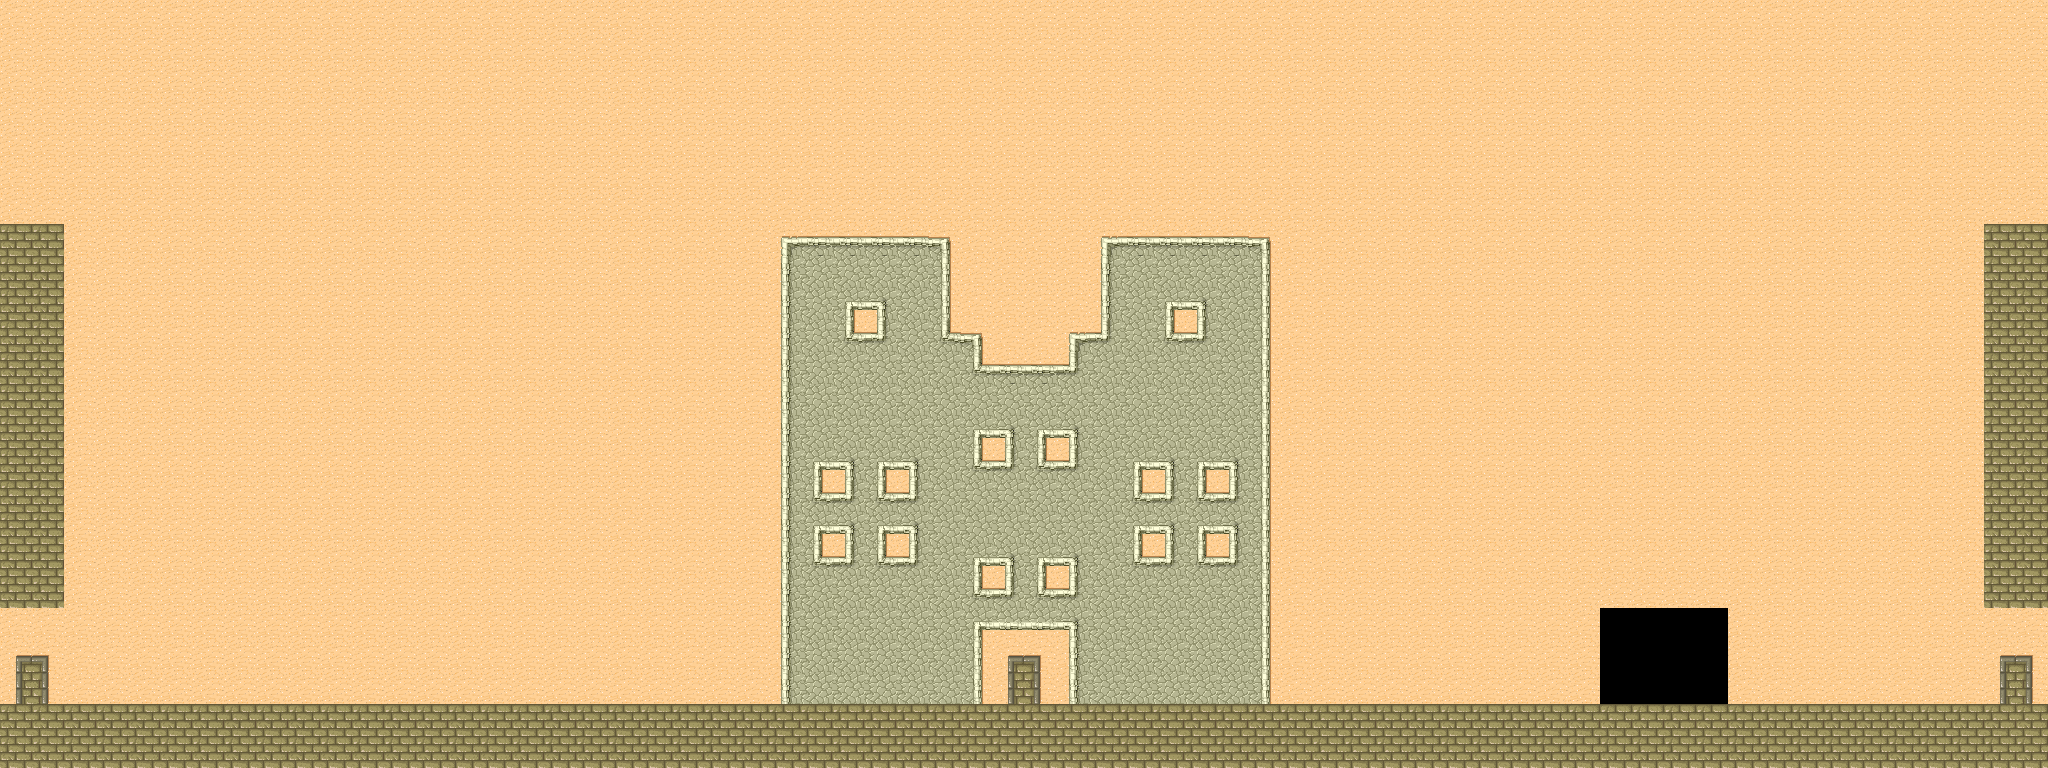

This is a level from a 2D game, rendered from its Tiled map with the project's own tilesets. A one-line summary and the map file follow, with tile-layer data summarised:
An orthogonal 64x24 tile map with 32x32 px tiles, 1 tile layer (Map), 2 hidden layers not drawn, 3 tilesets and 44 objects (5x Player, 2x Manta, SwordKnight, Cucafera, Ninfa, ...).

<map version="1.10" tiledversion="1.12.1" orientation="orthogonal" renderorder="right-down" width="64" height="24" tilewidth="32" tileheight="32" infinite="0" nextlayerid="19" nextobjectid="57">
 <properties>
  <property name="Ground" type="bool" value="true" />
  <property name="Navigation" type="bool" value="true" />
 </properties>
 <tileset firstgid="1" name="tmw_desert_spacing" tilewidth="32" tileheight="32" spacing="1" margin="1" tilecount="48" columns="8">
  <image source="tmw_desert_spacing.png" width="265" height="199" />
  <wangsets>
   <wangset name="Brick" type="corner" tile="9">
    <wangcolor name="" color="#ff0000" tile="-1" probability="1" />
    <wangtile tileid="0" wangid="0,0,0,1,0,0,0,0" />
    <wangtile tileid="1" wangid="0,0,0,1,0,1,0,0" />
    <wangtile tileid="2" wangid="0,0,0,0,0,1,0,0" />
    <wangtile tileid="8" wangid="0,1,0,1,0,0,0,0" />
    <wangtile tileid="9" wangid="0,1,0,1,0,1,0,1" />
    <wangtile tileid="10" wangid="0,0,0,0,0,1,0,1" />
    <wangtile tileid="16" wangid="0,1,0,0,0,0,0,0" />
    <wangtile tileid="17" wangid="0,1,0,0,0,0,0,1" />
    <wangtile tileid="18" wangid="0,0,0,0,0,0,0,1" />
    <wangtile tileid="19" wangid="0,1,0,0,0,1,0,1" />
    <wangtile tileid="20" wangid="0,1,0,1,0,0,0,1" />
    <wangtile tileid="27" wangid="0,0,0,1,0,1,0,1" />
    <wangtile tileid="28" wangid="0,1,0,1,0,1,0,0" />
   </wangset>
   <wangset name="Marble" type="corner" tile="33">
    <wangcolor name="" color="#ff0000" tile="-1" probability="1" />
    <wangtile tileid="24" wangid="0,0,0,1,0,0,0,0" />
    <wangtile tileid="25" wangid="0,0,0,1,0,1,0,0" />
    <wangtile tileid="26" wangid="0,0,0,0,0,1,0,0" />
    <wangtile tileid="32" wangid="0,1,0,1,0,0,0,0" />
    <wangtile tileid="33" wangid="0,1,0,1,0,1,0,1" />
    <wangtile tileid="34" wangid="0,0,0,0,0,1,0,1" />
    <wangtile tileid="35" wangid="0,1,0,0,0,1,0,1" />
    <wangtile tileid="36" wangid="0,1,0,1,0,0,0,1" />
    <wangtile tileid="40" wangid="0,1,0,0,0,0,0,0" />
    <wangtile tileid="41" wangid="0,1,0,0,0,0,0,1" />
    <wangtile tileid="42" wangid="0,0,0,0,0,0,0,1" />
    <wangtile tileid="43" wangid="0,0,0,1,0,1,0,1" />
    <wangtile tileid="44" wangid="0,1,0,1,0,1,0,0" />
   </wangset>
   <wangset name="Sand" type="corner" tile="14">
    <wangcolor name="" color="#ff0000" tile="29" probability="1" />
    <wangtile tileid="3" wangid="0,1,0,0,0,1,0,1" />
    <wangtile tileid="4" wangid="0,1,0,1,0,0,0,1" />
    <wangtile tileid="5" wangid="0,0,0,1,0,0,0,0" />
    <wangtile tileid="6" wangid="0,0,0,1,0,1,0,0" />
    <wangtile tileid="7" wangid="0,0,0,0,0,1,0,0" />
    <wangtile tileid="11" wangid="0,0,0,1,0,1,0,1" />
    <wangtile tileid="12" wangid="0,1,0,1,0,1,0,0" />
    <wangtile tileid="13" wangid="0,1,0,1,0,0,0,0" />
    <wangtile tileid="14" wangid="0,1,0,1,0,1,0,1" />
    <wangtile tileid="15" wangid="0,0,0,0,0,1,0,1" />
    <wangtile tileid="21" wangid="0,1,0,0,0,0,0,0" />
    <wangtile tileid="22" wangid="0,1,0,0,0,0,0,1" />
    <wangtile tileid="23" wangid="0,0,0,0,0,0,0,1" />
   </wangset>
  </wangsets>
 </tileset>
 <tileset firstgid="49" name="MapMetadata" tilewidth="32" tileheight="32" spacing="1" margin="1" tilecount="2" columns="2">
  <image source="Pathfinding/MapMetadata.png" width="67" height="34" />
  <tile id="0">
   <properties>
    <property name="Ground" value="" />
   </properties>
  </tile>
 </tileset>
 <tileset firstgid="51" name="Pueblerino_Cerdo" tilewidth="256" tileheight="256" tilecount="0" columns="1">
  <image source="../Textures/NPCs/Pueblerino_Cerdo.png" trans="ffffff" width="256" height="256" />
 </tileset>
 <layer id="1" name="Map" width="64" height="24">
  <properties>
   <property name="Draw" type="bool" value="true" />
  </properties>
  <data>[1536 cells, 1524 non-empty, 17 distinct tile ids]</data>
 </layer>
 <layer id="10" name="GroundNavLayer" width="64" height="24" visible="0">
  <properties>
   <property name="Ground" type="bool" value="true" />
   <property name="Navigation" type="bool" value="true" />
  </properties>
  <data>[1536 cells, 324 non-empty, 1 distinct tile ids]</data>
 </layer>
 <layer id="14" name="AirNavLayer" width="64" height="24" visible="0">
  <properties>
   <property name="Air" type="bool" value="true" />
   <property name="Navigation" type="bool" value="true" />
  </properties>
  <data>[1536 cells, 340 non-empty, 1 distinct tile ids]</data>
 </layer>
 <objectgroup id="19" name="NPC">
  <properties>
   <property name="Draw" type="bool" value="true" />
  </properties>
  <object id="56" gid="30" x="1600" y="640" width="32" height="32" />
  <object id="57" gid="30" x="1632" y="640" width="32" height="32" />
  <object id="58" gid="30" x="1664" y="640" width="32" height="32" />
  <object id="59" gid="30" x="1696" y="640" width="32" height="32" />
  <object id="60" gid="30" x="1600" y="672" width="32" height="32" />
  <object id="61" gid="30" x="1632" y="672" width="32" height="32" />
  <object id="62" gid="30" x="1664" y="672" width="32" height="32" />
  <object id="63" gid="30" x="1696" y="672" width="32" height="32" />
  <object id="64" gid="30" x="1600" y="704" width="32" height="32" />
  <object id="65" gid="30" x="1632" y="704" width="32" height="32" />
  <object id="66" gid="30" x="1664" y="704" width="32" height="32" />
  <object id="67" gid="30" x="1696" y="704" width="32" height="32" />
  <object id="68" gid="51" x="1632" y="704" width="47" height="47" />
 </objectgroup>
 <objectgroup id="16" name="Path">
  <properties>
   <property name="Path" type="bool" value="true" />
   <property name="Sensor" type="bool" value="true" />
   <property name="Square" type="bool" value="true" />
  </properties>
  <object id="51" x="-109" y="614" width="28" height="87">
   <properties>
    <property name="TeleportTo" type="file" value="Forest_01.tmx" />
   </properties>
  </object>
 </objectgroup>
 <objectgroup id="13" name="Door">
  <properties>
   <property name="Door" type="bool" value="true" />
   <property name="Sensor" type="bool" value="true" />
   <property name="Square" type="bool" value="true" />
  </properties>
  <object id="28" x="1009" y="654" width="31" height="47.5">
   <properties>
    <property name="TeleportTo" type="file" value="Castle_Inside.tmx" />
   </properties>
  </object>
  <object id="30" x="1999.5" y="656.25" width="31" height="47.5">
   <properties>
    <property name="TeleportTo" type="file" value="bosque_test.tmx" />
   </properties>
  </object>
 </objectgroup>
 <objectgroup color="#00aa00" id="6" name="Ground" visible="0">
  <properties>
   <property name="Ground" type="bool" value="true" />
   <property name="Square" type="bool" value="true" />
  </properties>
  <object id="9" x="-79.5" y="704" width="2127.5" height="64" />
 </objectgroup>
 <objectgroup color="#aa5500" id="7" name="Wall" visible="0">
  <properties>
   <property name="Square" type="bool" value="true" />
   <property name="Wall" type="bool" value="true" />
  </properties>
  <object id="12" x="0" y="222" width="64" height="386" />
  <object id="31" x="0" y="222" width="64" height="386" />
  <object id="32" x="1982" y="219" width="64" height="386" />
  <object id="33" x="2052" y="581" width="16" height="150" />
  <object id="44" x="1408" y="480" width="160" height="32" />
  <object id="45" x="1536" y="384" width="32" height="96" />
  </objectgroup>
 <objectgroup color="#00aaff" id="8" name="Ceiling" visible="0">
  <properties>
   <property name="Ceiling" type="bool" value="true" />
   <property name="Square" type="bool" value="true" />
  </properties>
  <!-- 18 objects omitted --></objectgroup>
 <objectgroup id="11" name="EntitiesSpawnPoints" visible="0">
  <!-- 15 objects omitted --></objectgroup>
 <objectgroup id="15" name="PlayerSpawns">
  <properties>
   <property name="PlayerSpawns" type="bool" value="true" />
  </properties>
  <!-- 1 objects omitted --></objectgroup>
</map>
<!-- 21 of 44 objects omitted -->
